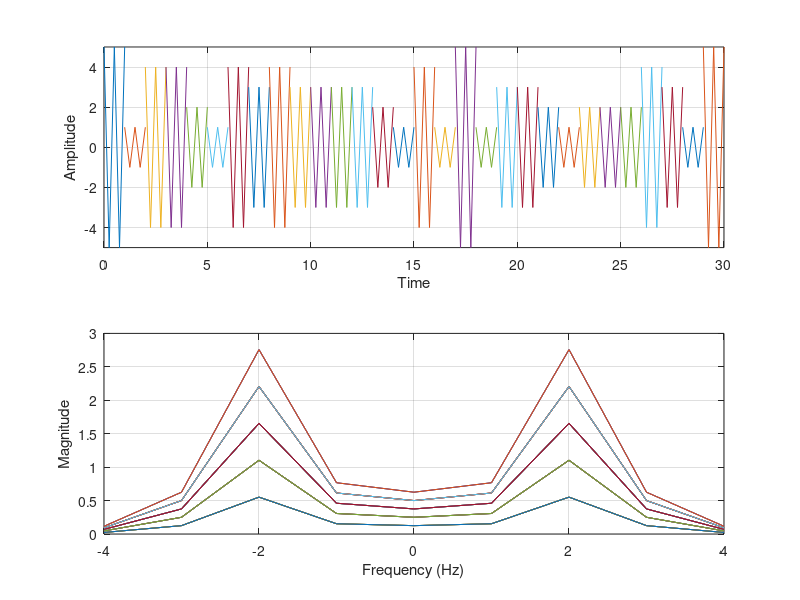

MATLAB code for this plot:
clear all
close all
duration_signal=29;
A=1;
for T = 0:duration_signal  %%%% Duration 30 seconds with interval of 1 sec.
    if T==0
    display('Transmission Started')
     display (T)
    elseif (T==duration_signal) 
        display('Transmission ends: see the final result')
     display (T)
    else
            display('Transmission in progress: please wait')
     display (T)
    end 
    freq=2;
  
   fs=4*freq;
    ts=1/fs;
     t=0:ts:1;
    
     U=randi(5);
    m_t=U*cos(2*pi*freq*t);  
  N=length(m_t);
  m_f= fft(m_t,N)/fs;
  freqaxis=linspace(-fs/2, fs/2, N);
    figure(1)
    
    hold all  %%% keeps the previous plots and everytime changes the color
    subplot(2,1,1), plot(t+T,m_t);
    xlabel('Time')
    ylabel('Amplitude')
    grid on
    axis([0  inf -5 5])   %%% first two are limits for x-axis, the other two are limits for y-axis: observe why 0 inf , and -5 5 are used here.
    hold on     %%% keeps the previous plots 
    subplot(2,1,2), plot(freqaxis,fftshift(abs(m_f)))
      xlabel('Frequency (Hz)')
    ylabel('Magnitude')
    grid on
    axis([-inf inf 0 3])  %%% first two are limits for x-axis, the other two are limits for y-axis: observe why -inf inf , and 0 3 are used here. 
      
    %pause(2)  %%%%% pauses for 2 seconds and then go for next loop increment.
end